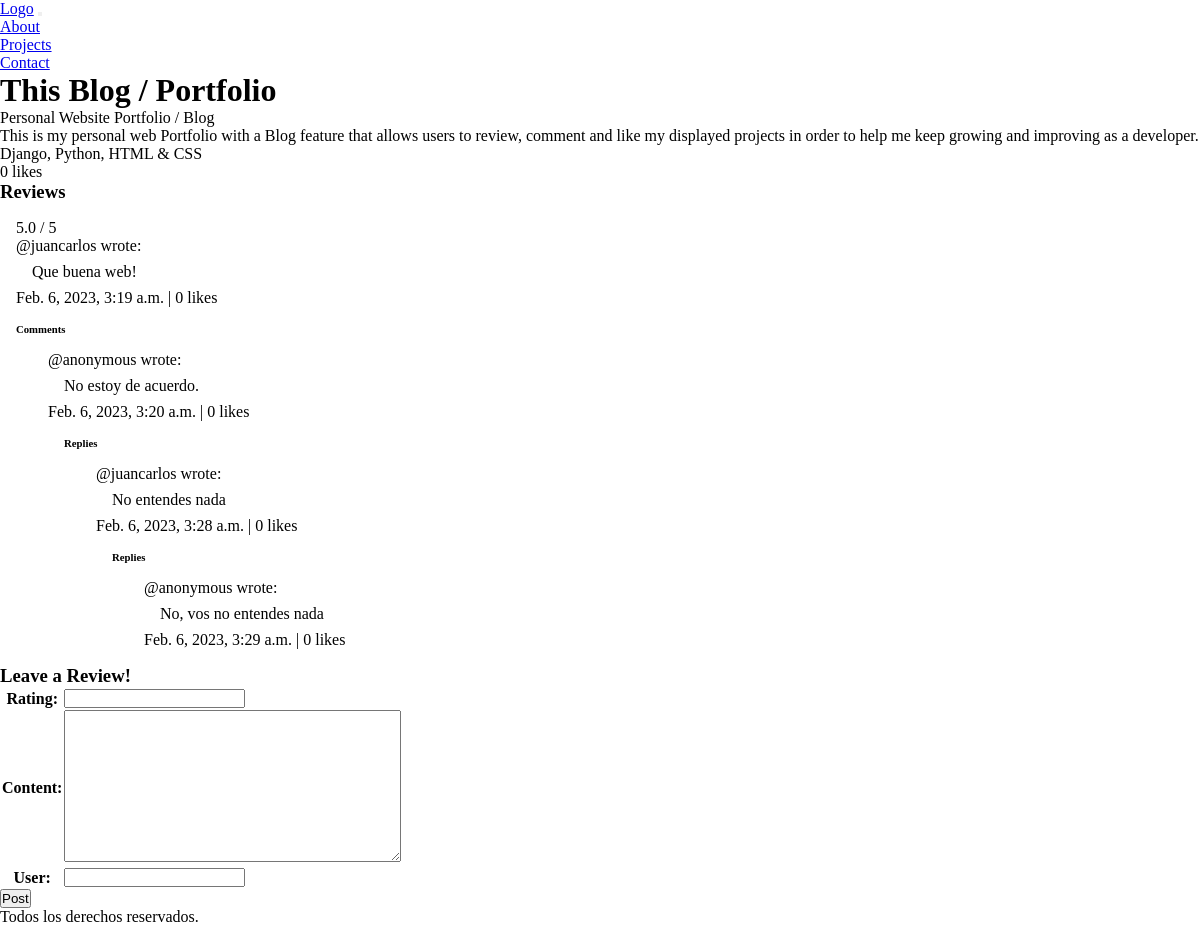
The app's page /posts/1/, older data.
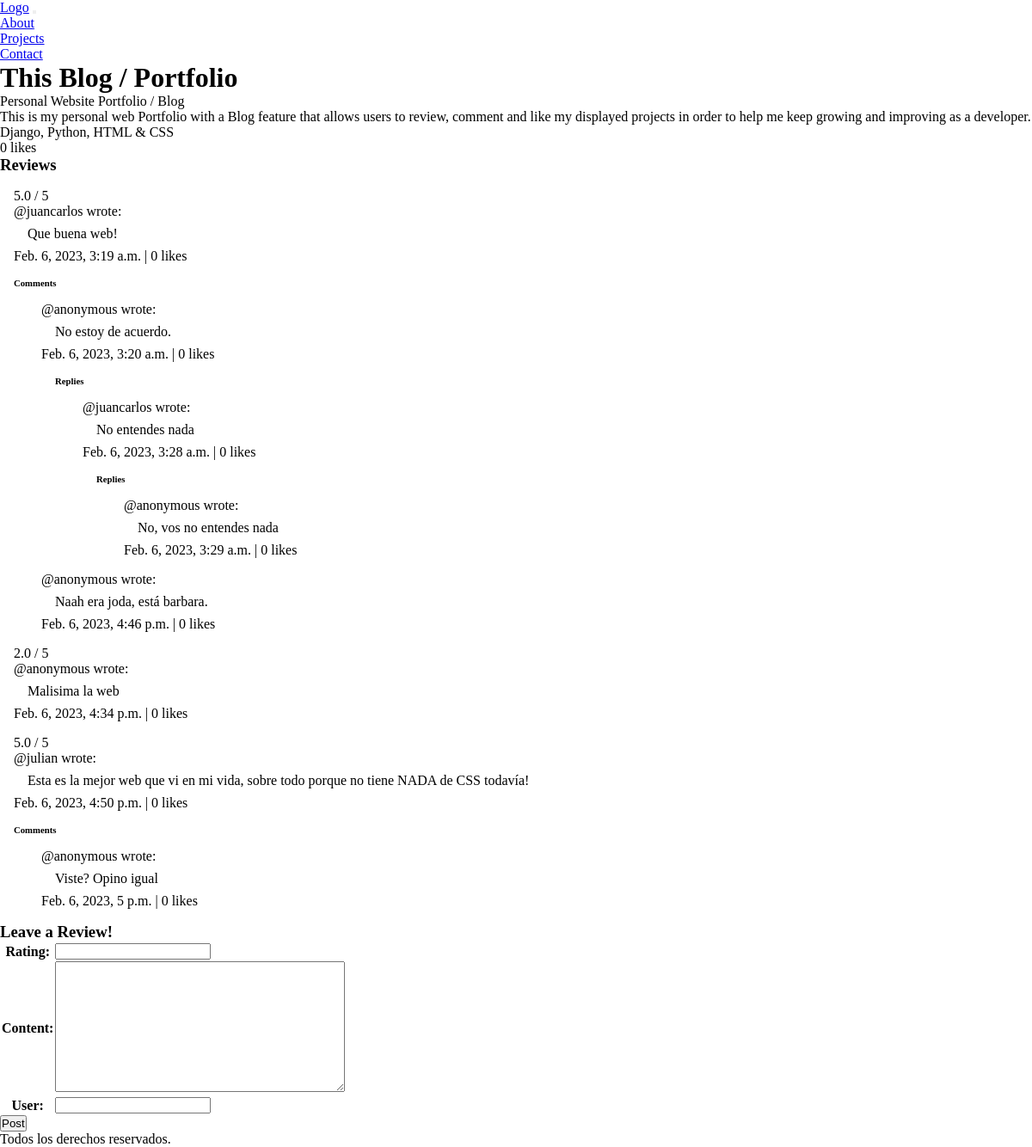
The same page, newer data.
### Post/models.py (models this page shows, shortened)
class Review(models.Model):
    post = models.ForeignKey(Post, on_delete=models.CASCADE)
    user = models.ForeignKey(User, on_delete=models.CASCADE, null=True, blank=True)
    anonymous_user = models.ForeignKey(AnonymousUser, on_delete=models.CASCADE, null=True, blank=True)
    content = models.TextField()
    rating = models.FloatField(default=0.0)
    created_at = models.DateTimeField(auto_now_add=True)
    likes = models.IntegerField(default=0)

class Comment(models.Model):
    review = models.ForeignKey(Review, null=True, blank=True, on_delete=models.CASCADE)
    user = models.ForeignKey(User, on_delete=models.CASCADE)
    anonymous_user = models.ForeignKey(AnonymousUser, on_delete=models.CASCADE, null=True, blank=True)
    content = models.TextField()
    created_at = models.DateTimeField(auto_now_add=True)
    likes = models.IntegerField(default=0)
    parent = models.ForeignKey('self', null=True, blank=True, on_delete=models.CASCADE) # Esto es para autorreferenciarse y poder ser comentados a sí mismos con el id del comment o review padre

### Post/views.py (the view)
# urls.py: path('<int:pk>/', views.get_post, name='post'),
def get_post(request, pk):
    post = Post.objects.get(pk = pk)
    reviews = Review.objects.all()
    comments = Comment.objects.all()
    review_form = AddReviewForm(user= request.user)
    context = {
        'post': post,
        'reviews': reviews,
        'comments': comments,
        'review_form': review_form,
        'add_review_form': add_review_form(request,post.pk)
    }
    return render(request, 'pages/Post/post_detail.html', context)

### Post/forms.py
class AddReviewForm(forms.Form):
    rating = forms.FloatField(min_value = 0.0, max_value = 5.0, required=True)
    content = forms.CharField(widget=forms.Textarea)
    def __init__(self, *args, **kwargs):
        self.user = kwargs.pop('user', None)
        super().__init__(*args, **kwargs)
        if not self.user.is_authenticated:
            self.fields['user'] = forms.CharField(required=True)
    class Meta:
        field_order = ['user', 'rating', 'content']

### templates/pages/Post/post_detail.html (shortened to what this page needs)
{% extends 'base.html' %}
{% load static %}
{% block content %}
<h1>{{post.title}}</h1>
    <div>
        <p>{{post.caption}}</p>
        <p>{{post.description}}</p>
        <p>{{post.tech_used}}</p>
        <p>{{post.likes}} likes</p>
    </div>
    <h3>Reviews</h3>
    <div>
        {% for review in reviews %}
            {% if review.post.id == post.id %}
            <div class'review' style='margin:1rem'>
                <p>{{review.rating}} / 5</p>
                {% if review.user %}
                    <p>@{{review.user.username}} wrote:</p>
                {% elif review.anonymous_user %}
                    <p>@{{review.anonymous_user.name}} wrote:</p>
                {% endif %}
                <p style='margin:.5rem;margin-left:1rem'>{{review.content}}</p>
                <p>{{review.created_at}} | {{review.likes}} likes</p>
            </div>
            {% if review.comment_set.exists %}
                <h6 style='margin:1rem'>Comments</h6>
                {% include "components/comments.html" with comments=review.comment_set.all %}
            {% endif %}
            {% endif %}
        {% endfor %}
    </div>
    <h3>Leave a Review!</h3>
    {% include "pages/Post/create_review.html" %}
{% endblock %}

### templates/components/comments.html
{% with comments=comments %}
  <ul>
    {% for comment in comments %}
        <div class='comment' style='margin:1em;margin-left:3rem'>
            <div class='comment-content'>
                {% if comment.user %}
                    <p>@{{comment.user.username}} wrote:</p>
                {% elif comment.anonymous_user %}
                    <p>@{{comment.anonymous_user.name}} wrote:</p>
                {% endif %}
                <p style='margin:.5rem;margin-left:1rem'>{{comment.content}}</p>
                <p>{{comment.created_at}} | {{comment.likes}} likes</p>
            </div>
            {% if comment.comment_set.exists %}
                <h6 style='margin:1rem'>Replies</h6>
              {% include "components/comments.html" with comments=comment.comment_set.all %}
            {% endif %}
        </div>
    {% endfor %}
  </ul>
{% endwith %}

Row changes from the older to the newer data that the page shows:
added Comment: user.username "anonymous", content "Naah era joda, está barbara.", created_at "Feb. 6, 2023, 4:46 p.m.", likes "0", shown under Review "Que buena web!"
added Review: rating "2.0", user.username "anonymous", content "Malisima la web", created_at "Feb. 6, 2023, 4:34 p.m.", likes "0"
added Review: rating "5.0", user.username "julian", content "Esta es la mejor web que vi en mi vida, sobre todo porque no tiene NADA de CSS todavía!", created_at "Feb. 6, 2023, 4:50 p.m.", likes "0"
added Comment: user.username "anonymous", content "Viste? Opino igual", created_at "Feb. 6, 2023, 5 p.m.", likes "0", shown under "5.0"
